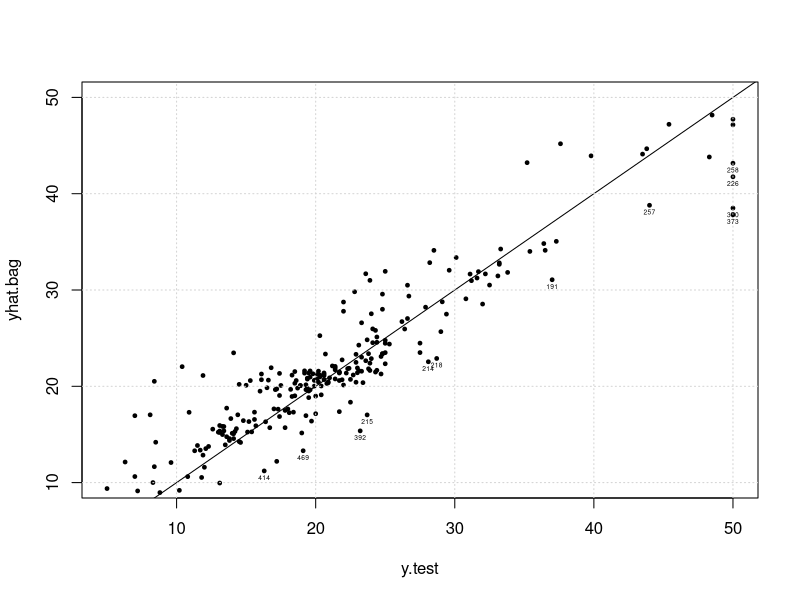
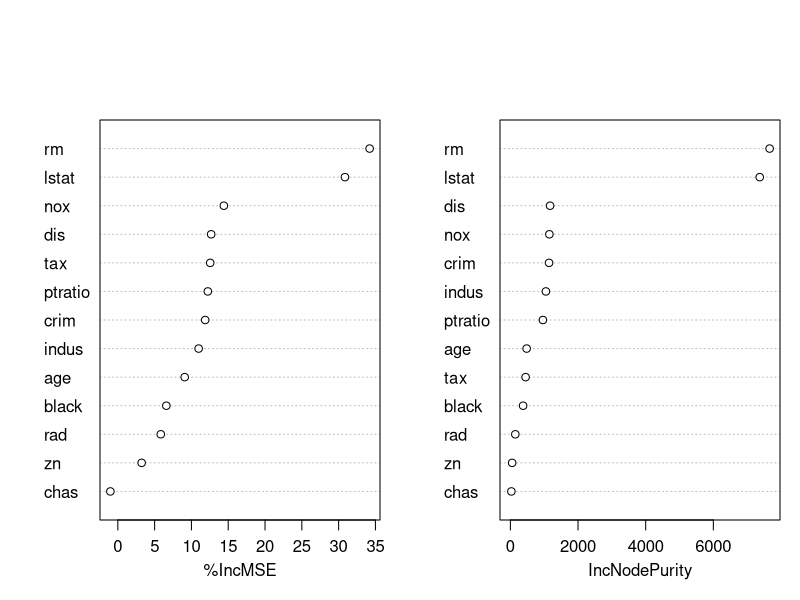

Generate these figures, in order, with R:
# bagging.r
# all 13 predictors should be considered at each split (mtry=p)

library(MASS)      # Boston dataset
library(randomForest)
setwd("C:/Users/Cesar/Favorites/Downloads")  # to save eps files

dim(Boston)  # [1] 506  14
# medv is response, p=13 predictors
n = nrow(Boston)
train = sample(1:n,n/2)   # 253 train rows

# Bagging and Random Forests
#=================================================================
set.seed(1)
bag1=randomForest(medv~.,data=Boston,subset=train,mtry=13,importance = T)
bag1
# randomForest(formula = medv ~ ., data = Boston, mtry = 13, importance = T,subset = train)
#                Type of random forest: regression
#                      Number of trees: 500
# No. of variables tried at each split: 13
#           Mean of squared residuals: 10.54712
#                     % Var explained: 87.23

# 10.54 is train MSE
# p = 13 predictors 
# how to plot one of the 500 trees?
# n. terminal nodes?
# ask to find importance of predictors needed for:  importance(bag1)

names(bag1)
#  [1] "call"            "type"            "predicted"       "mse"            
#  [5] "rsq"             "oob.times"       "importance"      "importanceSD"   
#  [9] "localImportance" "proximity"       "ntree"           "mtry"           
# [13] "forest"          "coefs"           "y"               "test"           
# [17] "inbag"           "terms"          
summary(bag1)
#                 Length Class  Mode     
# call              6    -none- call     
# type              1    -none- character
# predicted       253    -none- numeric  
# mse             500    -none- numeric  
# rsq             500    -none- numeric  
# oob.times       253    -none- numeric  
# importance       26    -none- numeric  
# importanceSD     13    -none- numeric  
# localImportance   0    -none- NULL     
# proximity         0    -none- NULL     
# ntree             1    -none- numeric  
# mtry              1    -none- numeric  
# forest           11    -none- list     
# coefs             0    -none- NULL     
# y               253    -none- numeric  
# test              0    -none- NULL     
# inbag             0    -none- NULL     
# terms             3    terms  call     

# 500 train MSEs

# times train obs was OOB
table(bag1$oob.times)
# 144 153 158 160 161 163 164 165 166 167 168 169 170 171 172 173 174 175 176 177 178 179 180 181 182 183 184 185 
#   1   1   1   1   1   3   1   2   3   2   4   2   2   3   9   6   9   9   6  11  12  10  11   7   8  11   9  10 
# 186 187 188 189 190 191 192 193 194 195 196 197 198 200 201 202 203 204 205 206 207 211 212 215 216 217 
#   6   9   8   9   6   8   5   1   7   6   3   5   2   1   3   5   2   2   2   2   1   1   1   1   1   1 

head(bag1$predicted)
#      175      410      307      222      391      344 
# 21.90482 16.87879 34.48303 17.70609 14.03278 29.22515 
head(bag1$y)
#  175  410  307  222  391  344 
# 22.6 27.5 33.4 21.7 15.1 23.9 
head(Boston[train,"medv"])
# [1] 22.6 27.5 33.4 21.7 15.1 23.9
 

# test set performance
y.test=Boston[-train,"medv"]         # y values in test set
yhat.bag = predict(bag1,newdata=Boston[-train,])

# residuals and  row numbers
res = y.test - yhat.bag
a = rownames(as.matrix(yhat.bag))   # as.matrix is required

# plot means of terminal regions (yhat) vs y
plot(yhat.bag~y.test,pch=19,cex=0.5,ylim=c(10,50))
abline(0,1)
grid()
text(yhat.bag~y.test,labels=ifelse(res>5,a,""),pos=1,offset=0.25,cex=0.4)
# dots seem to cluster around 45 degree line

# MSEP
mean((yhat.bag-y.test)^2)    #[1] 12.81118    (this value changes)
# half of CV best tree MSEP -good!

# limit n. of trees to 25
bag2=randomForest(medv~.,data=Boston,subset=train,mtry=13,ntree=25)
yhat.bag = predict(bag2,newdata=Boston[-train,])
mean((yhat.bag-y.test)^2)    # [1] 14.29294    (this value changes)


# random forest (mtry < p) 
#=================================================================
set.seed(1)
forest1=randomForest(medv~.,data=Boston,subset=train,mtry=6,importance=T)
forest1
# randomForest(formula = medv ~ ., data = Boston, mtry = 6, importance = T,subset = train)
#                Type of random forest: regression
#                      Number of trees: 500
# No. of variables tried at each split: 6
#           Mean of squared residuals: 11.64401
#                     % Var explained: 85.9

# test set performance
yhat.rf = predict(forest1,newdata=Boston[-train,])
mean((yhat.rf-y.test)^2)      #[1] 11.20823
# little improvement over bagging

# importance of each predictor

importance(forest1)
#            %IncMSE IncNodePurity
# crim    12.4532926    1025.78688
# zn       2.7950457      52.75363
# indus   10.8424427     982.29679
# chas     0.9750709      67.04497
# nox     11.9825575    1264.03961
# rm      34.0973035    6667.19323
# age      9.6228463     458.13995
# dis     14.4846189    1280.22577
# rad      4.0478715     106.03032
# tax      7.6757169     481.81702
# ptratio 12.6021811    1030.07392
# black    6.7831663     373.05591
# lstat   27.4485257    6825.52957

# IncMSE - avg increase in MSE when predictor is excluded from model
# IncNodePurity - avg increase in RSS from splits using this predictor

# plot these two columns - for convenience
varImpPlot(forest1,main="")

# rm & lstat most important predictors
